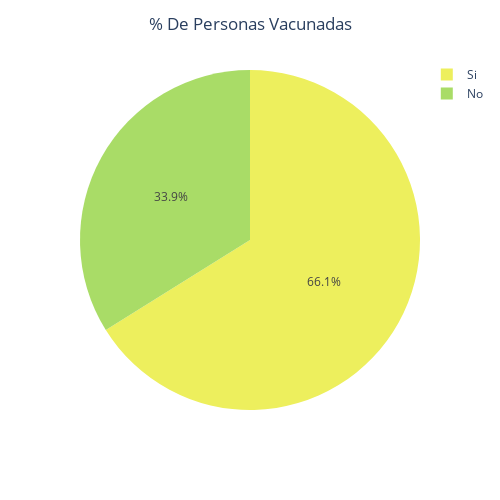

Notebook code for this chart:
### Code cell
fig = px.pie(dict_vacunas, values="values",
             names="vacunados", 
             color_discrete_sequence=px.colors.sequential.Aggrnyl_r,width=500,height=500)
fig.update_layout(title_text='% De Personas Vacunadas', title_x=0.5)

### Figure 1 — Plotly figure (JSON) as saved in the notebook; plotly's stock layout.template omitted (floating-point values rounded to 4 significant figures)
{"data": [{"domain": {"x": [0, 1], "y": [0, 1]}, "hovertemplate": "vacunados=%{label}<br>value=%{value}<extra></extra>", "labels": ["Si", "No"], "legendgroup": "", "name": "", "showlegend": true, "type": "pie", "values": [0.6612, 0.3388]}], "layout": {"height": 500, "legend": {"tracegroupgap": 0}, "margin": {"t": 60}, "piecolorway": ["rgb(237, 239, 93)", "rgb(169, 220, 103)", "rgb(110, 197, 116)", "rgb(57, 171, 126)", "rgb(13, 143, 129)", "rgb(15, 114, 121)", "rgb(36, 86, 104)"], "title": {"text": "% De Personas Vacunadas", "x": 0.5}, "width": 500}}
